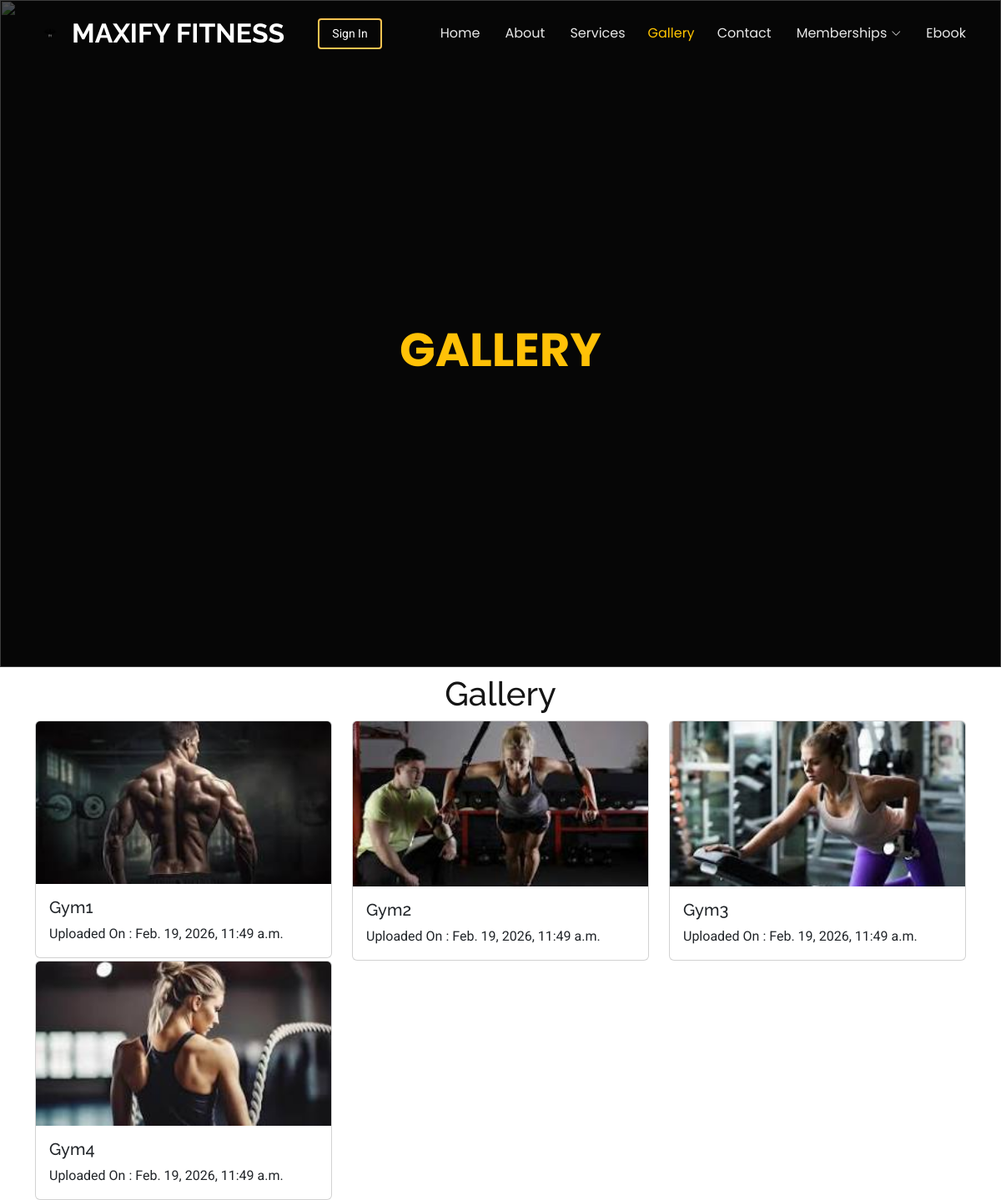
The page /gallery on the database its author committed.
### authapp/models.py (models this page shows, shortened)
class Gallery(models.Model):
    title=models.CharField(max_length=100)
    img=models.ImageField(upload_to='gallery')
    timeStamp=models.DateTimeField(auto_now_add=True,blank=True)

### authapp/views.py (the view)
# urls.py: path('gallery',views.gallery_view,name="gallery"),
def gallery_view(request):
    posts=Gallery.objects.all()
    context={"posts":posts}
    return render(request,"gallery.html",context)

### templates/gallery.html (shortened to what this page needs)
{% extends 'base.html' %}
{% block header %}
<h2 class="text-warning">GALLERY</h2>
{% endblock header%}
{% block body %}
<div class="container mt-2">
    <center><h1>Gallery</h1></center>
    <div class="row">
        {% for post in posts %}
        <div class="col-md-4">
            <div class="card">
                <img src="{{post.img.url}}" class="card-img-top" alt="...">
                <div class="card-body">
                    <h5 class="card-title">{{post.title}}</h5>
                    <p class="card-text">Uploaded On : {{post.timeStamp}} </p>
                </div>
            </div>
        </div>
        {% endfor %}
        <br>
        <br>
    </div>
</div>
{% endblock body %}

### static/assets/css/main.css (style rules this page uses)
:root { --default-font: "Roboto", system-ui, -apple-system, "Segoe UI", Roboto, "Helvetica Neue", Arial, "Noto Sans", "Liberation Sans", sans-serif, "Apple Color Emoji", "Segoe UI Emoji", "Segoe UI Symbol", "Noto Color Emoji"; --heading-font: "Raleway", sans-serif; --nav-font: "Poppins", sans-serif; }
:root { --background-color: #ffffff; --default-color: #444444; --heading-color: #151515; --accent-color: #ffc451; --surface-color: #ffffff; --contrast-color: #312f2f; }
:root { --nav-color: rgba(255, 255, 255, 0.905); --nav-hover-color: #ffc451; --nav-mobile-background-color: #ffffff; --nav-dropdown-background-color: #ffffff; --nav-dropdown-color: #212529; --nav-dropdown-hover-color: #ffc451; }
:root { scroll-behavior: smooth; }
body { color: var(--default-color); background-color: var(--background-color); font-family: var(--default-font); }
h1, h2, h3, h4, h5, h6 { color: var(--heading-color); font-family: var(--heading-font); }
.hero h2 { margin: 0; font-size: 56px; font-weight: 700; font-family: var(--nav-font); }

### rows shown on the page
Gallery: img (picture), title "Gym1", timeStamp "Feb. 19, 2026, 11:49 a.m."
Gallery: img (picture), title "Gym2", timeStamp "Feb. 19, 2026, 11:49 a.m."
Gallery: img (picture), title "Gym3", timeStamp "Feb. 19, 2026, 11:49 a.m."
Gallery: img (picture), title "Gym4", timeStamp "Feb. 19, 2026, 11:49 a.m."
